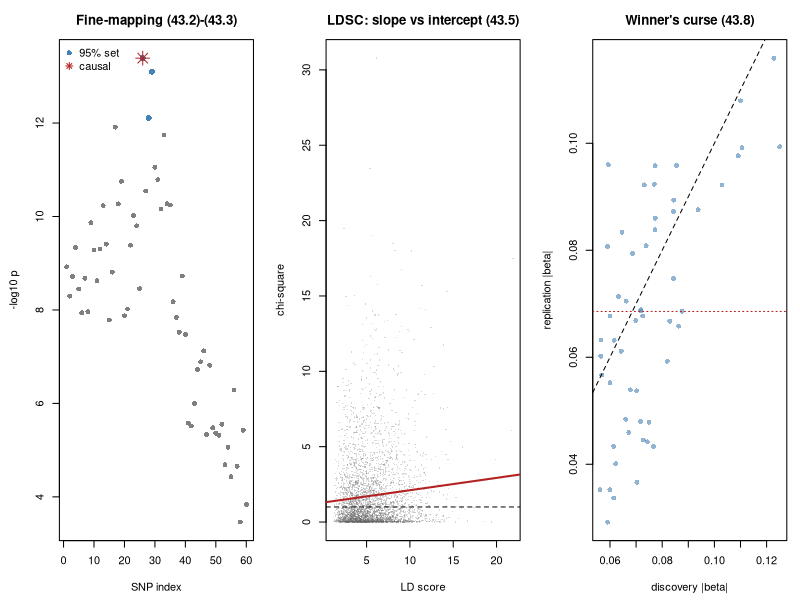

The R script that drew this image:
#' ---
#' title: "Applied 43 - Fine-mapping, colocalisation, and heritability"
#' output: html_document
#' ---
#'
#' **Curriculum link:** `stats.md` -> Topic 43, equations (43.1)-(43.8)
#' **Core modules used:** 08, 22, 23, 34
#'
#' ## Dataset card
#'
#' | | |
#' |---|---|
#' | **Real analogue** | A GWAS locus taken forward: fine-mapping, eQTL colocalisation, LDSC, MR |
#' | **Key threats** | LD, the single-causal assumption, confounding vs polygenicity, invalid instruments, winner's curse |
#' | **Here** | Simulated genotypes with realistic LD and a known causal variant |
#'
#' ## What module 34 left unfinished
#'
#' Module 34 found associated loci and stopped. This module does the four
#' things that come next, and each one rests on an assumption worth stating
#' out loud.

#+ setup, message = FALSE
MODULE_NAME <- "43_advanced_statistical_genetics"
OUT <- file.path(Sys.getenv("STATS_OUT", unset = "results"), MODULE_NAME)
dir.create(OUT, recursive = TRUE, showWarnings = FALSE)
header <- function(txt) cat("\n", strrep("=", 72), "\n", txt, "\n",
                            strrep("=", 72), "\n", sep = "")
set.seed(43)

#' ## 1. A locus with linkage disequilibrium

#+ locus
header("1. Simulating a locus with realistic linkage disequilibrium")
#' An AR(1) LD structure: correlation decays with distance along the locus.
simulate_locus <- function(n = 6000, n_snp = 60, causal = 26, beta = 0.16,
                           rho = 0.99, seed = 0) {
  set.seed(seed)
  idx <- seq_len(n_snp)
  Sigma <- rho^abs(outer(idx, idx, "-"))
  L <- chol(Sigma + 1e-8 * diag(n_snp))
  liab <- matrix(rnorm(n * n_snp), n) %*% L
  maf <- runif(n_snp, 0.15, 0.45)
  G <- sweep(liab, 2, qnorm(1 - maf), ">") +
    sweep(liab, 2, qnorm(1 - maf / 3), ">")
  G <- matrix(as.numeric(G), n)
  list(G = G, y = beta * G[, causal] + rnorm(n), causal = causal,
       Sigma = Sigma)
}
Lo <- simulate_locus(seed = 1)
G <- Lo$G; y <- Lo$y; CAUSAL <- Lo$causal; Sigma <- Lo$Sigma
n <- nrow(G); n_snp <- ncol(G)
#' Marginal scan: one simple regression per SNP, as a GWAS does.
scan_locus <- function(G, y) {
  res <- t(apply(G, 2, function(g) summary(lm(y ~ g))$coefficients[2, c(1, 2, 4)]))
  list(b = res[, 1], s = res[, 2], p = res[, 3])
}
S1 <- scan_locus(G, y)
beta_hat <- S1$b; se_hat <- S1$s; p_hat <- S1$p
lead <- which.min(p_hat)
cat(sprintf("  %d individuals, %d SNPs, causal variant at index %d\n", n,
            n_snp, CAUSAL))
cat(sprintf("  lead SNP (smallest p) is index %d, p = %.2e\n", lead,
            p_hat[lead]))
cat(sprintf("  correlation between lead and causal: r = %.3f\n",
            Sigma[lead, CAUSAL]))
cat(sprintf("  SNPs with p < 5e-8: %d\n", sum(p_hat < 5e-8)))
cat("\n  The whole LD block clears genome-wide significance, so the locus is
  unambiguous but the VARIANT is not. Whether the lead SNP happens to be the
  causal one is partly luck, which a single dataset cannot show you. Section 2
  repeats the experiment to measure it.\n")

#' ## 2. Fine-mapping, eq. (43.1)-(43.3)
#'
#' $$\text{ABF}_j=\sqrt{1-r}\,\exp\!\left(\frac{z_j^2 r}{2}\right),\quad
#'   r=\frac{W}{se_j^2+W} \qquad (43.1)$$
#' $$\text{PIP}_j=\text{ABF}_j/\textstyle\sum_k \text{ABF}_k \qquad (43.2)$$

#+ finemap
header("2. Approximate Bayes factors and credible sets (43.1)-(43.3)")
#' Wakefield's ABF. W is the prior variance of the effect.
abf <- function(beta, se, W = 0.04) {
  z2 <- (beta / se)^2
  r_ <- W / (se^2 + W)
  sqrt(1 - r_) * exp(z2 * r_ / 2)
}
#' Eq. (43.3): smallest set whose PIPs sum to `level`.
credible_set <- function(pip, level = 0.95) {
  o <- order(pip, decreasing = TRUE)
  k <- which(cumsum(pip[o]) >= level)[1]
  o[seq_len(k)]
}
bf <- abf(beta_hat, se_hat)
pip <- bf / sum(bf)                                   # eq. (43.2)
cs <- credible_set(pip)
cat(sprintf("  %-7s%11s%13s%13s\n", "SNP", "p", "PIP (43.2)", "in 95% set"))
for (j in order(pip, decreasing = TRUE)[1:6])
  cat(sprintf("  %-7d%11.2e%13.3f%13s\n", j, p_hat[j], pip[j],
              if (j %in% cs) "yes" else "no"))
cat(sprintf("\n  95%% credible set: %d variants, %s the causal variant\n",
            length(cs), if (CAUSAL %in% cs) "contains" else "MISSES"))
cat(sprintf("  PIP of the true causal variant: %.3f\n", pip[CAUSAL]))
cat(sprintf("  PIP of the lead SNP: %.3f\n", pip[lead]))
cat("\n  Now repeat the whole experiment 20 times, which is the only way to
  see how often the lead SNP is the right one:\n\n")
sizes <- pips <- numeric(20); hits <- leadok <- 0
for (i in 1:20) {
  Li <- simulate_locus(seed = 400 + i)
  Si <- scan_locus(Li$G, Li$y)
  pp <- abf(Si$b, Si$s); pp <- pp / sum(pp)
  cs_ <- credible_set(pp)
  sizes[i] <- length(cs_); pips[i] <- pp[Li$causal]
  hits <- hits + (Li$causal %in% cs_)
  leadok <- leadok + (which.min(Si$p) == Li$causal)
}
cat(sprintf("  %-40s%12.1f\n", "mean 95% credible set size", mean(sizes)))
cat(sprintf("  %-40s%11.0f%%\n", "set contains the causal variant",
            100 * hits / 20))
cat(sprintf("  %-40s%11.0f%%\n", "LEAD SNP is the causal variant",
            100 * leadok / 20))
cat(sprintf("  %-40s%12.3f\n", "mean PIP of the causal variant", mean(pips)))
cat("\n  The set nearly always contains the causal variant, and the lead SNP
  is it only some of the time. Reporting a short set is therefore honest in a
  way that naming the top hit is not.\n")

#' ### 2b. The harder, and more common, case: the causal variant is untyped
#'
#' Arrays genotype a subset of variants, so the true causal one is frequently
#' absent and represented only by proxies in LD with it.

#+ untyped
header("2b. When the causal variant is not on the array")
sizes2 <- numeric(20)
for (i in 1:20) {
  Li <- simulate_locus(seed = 400 + i)
  keep <- setdiff(seq_len(ncol(Li$G)), Li$causal)     # drop the causal SNP
  Si <- scan_locus(Li$G[, keep], Li$y)
  pp <- abf(Si$b, Si$s); pp <- pp / sum(pp)
  sizes2[i] <- length(credible_set(pp))
}
cat(sprintf("  %-40s%12.1f\n", "mean set size, causal variant TYPED",
            mean(sizes)))
cat(sprintf("  %-40s%12.1f\n", "mean set size, causal variant UNTYPED",
            mean(sizes2)))
cat("\n  With the causal variant absent, the credible set roughly doubles and
  its posterior probability is spread over proxies, none of which is the
  answer. The method cannot tell you this has happened: it reports a set with
  the usual 95% label, and every variant in it is innocent.

  That is the honest reading of a credible set. It is a statement about which
  TYPED variants are compatible with the data, not a guarantee that the causal
  variant is among them.

  Note the assumption behind all of it. Eqs. (43.1)-(43.3) assume EXACTLY ONE
  causal variant in the locus. If two variants act independently, the
  single-causal PIPs are wrong, and methods such as SuSiE that allow several
  are needed. Problem 2 breaks exactly this assumption.\n")

#' ## 3. Colocalisation, eq. (43.4)

#+ coloc
header("3. Do two traits share a causal variant? (43.4)")
#' Posterior over the five hypotheses, eq. (43.4).
coloc <- function(b1, s1, b2, s2, p1 = 1e-4, p2 = 1e-4, p12 = 1e-5) {
  a1 <- abf(b1, s1); a2 <- abf(b2, s2)
  H1 <- p1 * sum(a1)
  H2 <- p2 * sum(a2)
  H3 <- p1 * p2 * (sum(a1) * sum(a2) - sum(a1 * a2))
  H4 <- p12 * sum(a1 * a2)
  v <- c(1, H1, H2, H3, H4)
  v / sum(v)
}
set.seed(4301)
y2_shared <- 0.14 * G[, CAUSAL] + rnorm(n)      # shares the causal variant
other <- CAUSAL + 12
y3_distinct <- 0.14 * G[, other] + rnorm(n)     # different variant, same block
for (z in list(list("shares the causal variant", y2_shared),
               list("different variant, same block", y3_distinct))) {
  S2 <- scan_locus(G, z[[2]])
  post <- coloc(beta_hat, se_hat, S2$b, S2$s)
  cat(sprintf("  %s\n", z[[1]]))
  cat(sprintf("    P(H0 none)=%.3f  P(H1 trait1 only)=%.3f  P(H2 trait2 only)=%.3f\n",
              post[1], post[2], post[3]))
  cat(sprintf("    P(H3 distinct variants)=%.3f  P(H4 SHARED variant)=%.3f\n\n",
              post[4], post[5]))
}
cat("  H4 is high when the traits genuinely share a variant and H3 takes over
  when they do not, which is the intended behaviour.

  The practical hazard is that strong LD makes H3 and H4 hard to separate, and
  a modest posterior for H3 is frequently reported as if it supported sharing.
  Read all five numbers, and treat colocalisation as evidence about a LOCUS,
  not proof of a mechanism.\n")

#' ## 4. Polygenicity or confounding? LDSC, eq. (43.5)-(43.6)
#'
#' $$\mathbb{E}[\chi^2_j]=\frac{N h^2}{M}\ell_j+1+Na \qquad (43.5)$$
#' $$\hat h^2=\hat b_{slope}\,M/N \qquad (43.6)$$

#+ ldsc
header("4. LD score regression separates the two causes of inflation (43.5)")
#' M is the number of causal variants GENOME-WIDE, not the number we simulate.
#' Using the simulated count here is a common slip and inflates chi-squares by
#' orders of magnitude.
M_GENOME <- 1e6
N <- 200000
ldsc_sim <- function(n = N, n_snp = 4000, h2 = 0.35, confound = 0, seed = 0) {
  set.seed(seed)
  ld <- rgamma(n_snp, 3.0, scale = 1.5) + 1.0   # how many variants each tags
  expected <- n * h2 / M_GENOME * ld + 1.0 + confound
  list(chi2 = expected * rchisq(n_snp, 1), ld = ld)
}
cat("  averaged over 30 replicate GWAS, N = 200,000\n\n")
cat(sprintf("  %-34s%11s%12s%11s%11s\n", "scenario", "lambda_GC",
            "LDSC slope", "h2 (43.6)", "intercept"))
for (z in list(list("no signal, no confounding", 0.0, 0.0),
               list("polygenic, no confounding", 0.35, 0.0),
               list("no signal, stratification", 0.0, 0.35),
               list("polygenic AND stratified", 0.35, 0.35))) {
  acc <- t(sapply(1:30, function(i) {
    L2 <- ldsc_sim(h2 = z[[2]], confound = z[[3]], seed = 3000 + i)
    cf <- coef(lm(L2$chi2 ~ L2$ld))
    c(median(L2$chi2) / qchisq(0.5, 1), cf[2], cf[2] * M_GENOME / N, cf[1])
  }))
  m <- colMeans(acc)
  cat(sprintf("  %-34s%11.3f%12.5f%11.3f%11.3f\n", z[[1]], m[1], m[2], m[3],
              m[4]))                                     # eq. (43.6)
}
cat(sprintf("\n  true h2 is 0.35 in the polygenic rows; the true intercept is
  1.00 without stratification and 1.35 with it.\n"))
cat("\n  Read the lambda column first: it is elevated in BOTH the polygenic
  row and the stratified row, and cannot tell them apart. That is the
  limitation Module 34 flagged and could not resolve.

  The LDSC columns resolve it. The SLOPE responds to heritability, because
  real polygenic signal accumulates in proportion to how many variants a SNP
  tags. The INTERCEPT responds to confounding, which inflates every SNP
  equally regardless of its LD score.

  So an intercept near 1 with a large slope is a genuinely polygenic trait; an
  intercept well above 1 is a warning about population structure or cryptic
  relatedness, whatever lambda says.\n")

#' ## 5. Mendelian randomisation with invalid instruments, eq. (43.7)

#+ mr
header("5. IVW, Egger, weighted median and mode (43.7)")
mr_estimators <- function(bx, sx, by, sy) {
  w <- 1 / sy^2
  ivw <- sum(w * bx * by) / sum(w * bx^2)                    # eq. (24.9)
  eg <- coef(lm(by ~ bx, weights = w))      # MR-Egger: WITH an intercept
  ratio <- by / bx                          # per-instrument ratio estimates
  rw <- bx^2 / sy^2
  o <- order(ratio)
  cw <- cumsum(rw[o]) / sum(rw)
  med <- ratio[o][which(cw >= 0.5)[1]]
  grid <- seq(min(ratio), max(ratio), length.out = 512)
  dens <- rowSums(exp(-0.5 * (outer(grid, ratio, "-") / 0.08)^2))
  c(ivw = ivw, egger = eg[2], egger_int = eg[1], median = med,
    mode = grid[which.max(dens)])
}
TRUE_CAUSAL <- 0.30
cat(sprintf("  true causal effect = %.2f\n\n", TRUE_CAUSAL))
cat(sprintf("  %-32s%9s%9s%11s%10s%9s\n", "instruments", "IVW", "Egger",
            "Egger int", "W median", "mode"))
for (z in list(list("all valid", 0, 0.0),
               list("30% invalid, balanced", 9, 0.0),
               list("30% invalid, directional", 9, 0.18))) {
  set.seed(64)
  K <- 30
  bx <- runif(K, 0.10, 0.28)                # instrument-exposure effects
  sx <- rep(0.012, K)
  pleio <- rep(0, K)
  if (z[[2]] > 0) {
    who <- sample(K, z[[2]])
    pleio[who] <- rnorm(z[[2]], z[[3]], 0.12)
  }
  by <- TRUE_CAUSAL * bx + pleio + rnorm(K, 0, 0.012)
  m <- mr_estimators(bx, sx, by, rep(0.012, K))
  cat(sprintf("  %-32s%9.3f%9.3f%11.3f%10.3f%9.3f\n", z[[1]], m[1], m[2],
              m[3], m[4], m[5]))
}
cat("\n  With valid instruments everything agrees, which is the case where the
  choice does not matter.

  With BALANCED pleiotropy, IVW stays roughly unbiased because the invalid
  effects cancel. With DIRECTIONAL pleiotropy it is badly biased, and the
  Egger intercept moves away from zero, which is precisely what it is for.

  The estimators are ordered by the strength of what they assume: IVW needs
  every instrument valid, the weighted median needs over half the weight
  valid, and the mode needs only that the valid ones form the largest cluster.
  Weaker assumptions cost precision, so report all of them. Agreement is the
  evidence; a single estimator is a choice you have not justified.\n")

#' ## 6. Winner's curse, eq. (43.8)
#'
#' $$\mathbb{E}[\hat\beta\mid |\hat\beta/se|>c]>\beta \qquad (43.8)$$

#+ winners-curse
header("6. Effects estimated in the data that selected them (43.8)")
set.seed(71)
M_SNP <- 20000; N_DISC <- 8000
true_b <- rep(0, M_SNP)
causal_idx <- sample(M_SNP, 400)
true_b[causal_idx] <- rnorm(400, 0, 0.035)
se_d <- 1 / sqrt(N_DISC)
b_disc <- true_b + rnorm(M_SNP, 0, se_d)
b_rep <- true_b + rnorm(M_SNP, 0, se_d)        # independent replication
for (tz in c(4.0, 5.0, 5.45)) {
  sel <- abs(b_disc / se_d) > tz
  if (sum(sel) < 5) next
  cat(sprintf("  |z| > %.2f: %4d selected   discovery |b| = %.4f   replication |b| = %.4f   true |b| = %.4f\n",
              tz, sum(sel), mean(abs(b_disc[sel])), mean(abs(b_rep[sel])),
              mean(abs(true_b[sel]))))
}
cat("\n  The replication estimate is consistently smaller than the discovery
  estimate, and the truth is smaller still. Nothing failed to replicate: the
  discovery estimate was inflated by the act of selection (43.8).

  Two consequences worth carrying. Replication studies powered on the
  discovery effect size are systematically underpowered. And polygenic scores
  built with discovery weights over-fit, which is why PRS weights must be
  shrunk or re-estimated in independent data.\n")

#' ## 7. Figure

#+ figure, fig.width = 13, fig.height = 4.5
png(file.path(OUT, "statistical_genetics.png"), width = 1300, height = 450)
par(mfrow = c(1, 3), mar = c(4.5, 4.5, 3, 1))
plot(seq_len(n_snp), -log10(p_hat), pch = 16, col = "grey50",
     xlab = "SNP index", ylab = "-log10 p",
     main = "Fine-mapping (43.2)-(43.3)")
points(cs, -log10(p_hat[cs]), pch = 16, col = "steelblue", cex = 1.2)
points(CAUSAL, -log10(p_hat[CAUSAL]), pch = 8, col = "firebrick", cex = 2)
legend("topleft", c("95% set", "causal"), pch = c(16, 8), bty = "n",
       col = c("steelblue", "firebrick"))
L3 <- ldsc_sim(h2 = 0.35, confound = 0.35, seed = 9)
plot(L3$ld, L3$chi2, pch = 16, cex = 0.3, col = adjustcolor("grey40", 0.25),
     xlab = "LD score", ylab = "chi-square",
     main = "LDSC: slope vs intercept (43.5)")
abline(lm(L3$chi2 ~ L3$ld), col = "firebrick", lwd = 2)
abline(h = 1, lty = 2)
sel5 <- abs(b_disc / se_d) > 5.0
plot(abs(b_disc[sel5]), abs(b_rep[sel5]), pch = 16,
     col = adjustcolor("steelblue", 0.6), xlab = "discovery |beta|",
     ylab = "replication |beta|", main = "Winner's curse (43.8)")
abline(0, 1, lty = 2)
abline(h = mean(abs(b_rep[sel5])), col = "firebrick", lty = 3)
invisible(dev.off())
cat("\nFigure written to", file.path(OUT, "statistical_genetics.png"), "\n")

#' # PROBLEMS
#'
#' ### Problem 1: What makes a credible set small?
#'
#' Vary the LD strength and the sample size, and see which one shrinks the
#' credible set.

## ---- YOUR CODE HERE ----------------------------------------------------

## ---- SOLUTION (uncomment to check) -------------------------------------
# cat(sprintf("  %-9s%8s%11s%18s%16s%17s\n", "LD rho", "n", "set size",
#             "contains causal", "PIP of causal", "lead is causal"))
# for (rho in c(0.70, 0.92, 0.98)) {
#   for (n_ in c(3000, 12000)) {
#     sizes <- pips <- numeric(12); hits <- leadok <- 0
#     for (i in 1:12) {
#       Li <- simulate_locus(n = n_, rho = rho, seed = 300 + i)
#       Si <- scan_locus(Li$G, Li$y)
#       pp <- abf(Si$b, Si$s); pp <- pp / sum(pp)
#       cs_ <- credible_set(pp)
#       sizes[i] <- length(cs_); pips[i] <- pp[Li$causal]
#       hits <- hits + (Li$causal %in% cs_)
#       leadok <- leadok + (which.min(Si$p) == Li$causal)
#     }
#     cat(sprintf("  %-9.2f%8d%11.1f%17.0f%%%16.3f%16.0f%%\n", rho, n_,
#                 mean(sizes), 100 * hits / 12, mean(pips), 100 * leadok / 12))
#   }
# }
#
# ## Two levers, and they do different things. More SAMPLES sharpen the PIPs
# ## and shrink the set, because the association signal is estimated more
# ## precisely. Stronger LD widens the set, because more variants are
# ## statistically indistinguishable from the causal one no matter how much
# ## data you have.
# ##
# ## The last column is the point of the exercise: the lead SNP is frequently
# ## not the causal variant, and its being lead is partly luck. A credible set
# ## reports that honestly. This is why fine-mapping results are given as sets
# ## and why functional follow-up should target the set, not the top hit.

#' ### Problem 2: Break the single-causal-variant assumption
#'
#' Put TWO independent causal variants in the locus and see what the
#' single-causal fine-mapping does.

## ---- YOUR CODE HERE ----------------------------------------------------

## ---- SOLUTION (uncomment to check) -------------------------------------
# set.seed(88)
# idx <- 1:60
# Sg <- 0.92^abs(outer(idx, idx, "-"))
# L2 <- chol(Sg + 1e-8 * diag(60))
# for (z in list(list(30, "two causals, far apart (low LD)"),
#                list(6, "two causals, close (high LD)"))) {
#   c1 <- 15; c2 <- 15 + z[[1]]
#   hits1 <- hits2 <- 0; sizes <- numeric(12)
#   for (i in 1:12) {
#     liab <- matrix(rnorm(6000 * 60), 6000) %*% L2
#     Gx <- matrix(as.numeric(liab > qnorm(0.7)), 6000)
#     yx <- 0.16 * Gx[, c1] + 0.16 * Gx[, c2] + rnorm(6000)
#     Sx <- scan_locus(Gx, yx)
#     pp <- abf(Sx$b, Sx$s); pp <- pp / sum(pp)
#     cs_ <- credible_set(pp)
#     sizes[i] <- length(cs_)
#     hits1 <- hits1 + (c1 %in% cs_); hits2 <- hits2 + (c2 %in% cs_)
#   }
#   cat(sprintf("  %s\n", z[[2]]))
#   cat(sprintf("    mean set size %.1f, contains causal 1 %.0f%%, contains causal 2 %.0f%%\n",
#               mean(sizes), 100 * hits1 / 12, 100 * hits2 / 12))
# }
#
# ## When the two causal variants are far apart in LD, the single-causal model
# ## concentrates on one of them and the credible set frequently MISSES the
# ## other entirely. The 95% claim is about a model with one causal variant,
# ## and that model is false here, so the coverage claim does not apply.
# ##
# ## When they are close, the set tends to cover the region containing both,
# ## so the failure is less visible but the PIPs are still not interpretable
# ## as per-variant probabilities.
# ##
# ## This is why SuSiE and FINEMAP allow multiple credible sets. If you use a
# ## single-causal method, say so, and check whether conditioning on the lead
# ## SNP leaves a second independent signal.

#' ### Problem 3: Winner's curse and replication power
#'
#' Design a replication study powered on the discovery effect size, then
#' measure how often it actually replicates.

## ---- YOUR CODE HERE ----------------------------------------------------

## ---- SOLUTION (uncomment to check) -------------------------------------
# sel <- abs(b_disc / se_d) > 5.0
# b_sel <- abs(b_disc[sel]); b_true_sel <- abs(true_b[sel])
# cat(sprintf("  %d variants selected at |z| > 5\n\n", sum(sel)))
# cat(sprintf("  %-26s%13s%11s%15s\n", "powered on", "assumed |b|",
#             "n needed", "actual power"))
# for (z in list(list("discovery estimate", mean(b_sel)),
#                list("truth (unknowable)", mean(b_true_sel)))) {
#   n_need <- floor(((1.96 + 0.84) / z[[2]])^2)   # 80% power, alpha = 0.05
#   se_r <- 1 / sqrt(n_need)
#   pw <- mean(b_true_sel / se_r > 1.96)   # power against the TRUE effects
#   cat(sprintf("  %-26s%13.4f%11s%14.1f%%\n", z[[1]], z[[2]],
#               format(n_need, big.mark = ","), 100 * pw))
# }
#
# ## Powering the replication on the discovery estimate produces a study that
# ## is far short of 80% power, because the effect it was designed to detect
# ## is larger than the effect that exists. Roughly half the "failures to
# ## replicate" in such a design are failures of the design.
# ##
# ## Two practical responses. Shrink the discovery estimate before powering,
# ## using a winner's-curse correction or simply the lower bound of its
# ## confidence interval. And when a replication fails, compare the two
# ## CONFIDENCE INTERVALS rather than the two p-values: overlapping intervals
# ## with a smaller replication point estimate is the signature of selection,
# ## not of a false original finding.

#' ## What to take away
#'
#' 1. The lead SNP is often not the causal one, and if the causal variant is
#'    untyped it is not in the set at all. Report a **credible set** (43.3), and
#'    state the single-causal assumption it rests on.
#' 2. **Colocalisation** (43.4) has five hypotheses. Read all of them; LD
#'    makes H3 and H4 hard to separate.
#' 3. $\lambda_{GC}$ cannot distinguish polygenicity from confounding. The
#'    LDSC **slope** gives heritability, the **intercept** gives confounding
#'    (43.5).
#' 4. In MR, report IVW, Egger, weighted median and mode together. They assume
#'    progressively less and cost progressively more precision (43.7).
#' 5. **Winner's curse** (43.8) inflates discovery effects, underpowers
#'    replications, and over-fits polygenic scores.
#'
#' **Next:** `44_power_and_design_for_omics.R`
